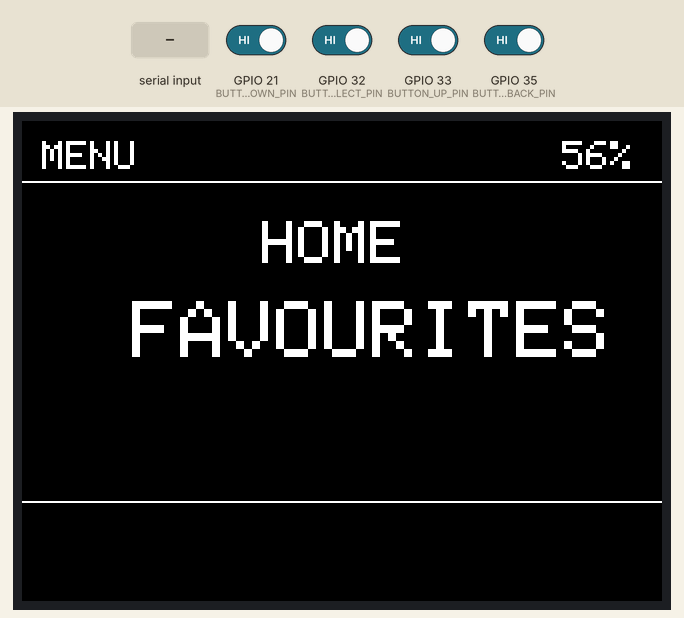
A sketch run on a simulated ESP32. On the bench: 320×240 colour display. Inputs (shaded band) come from the test bench; at power-on: GPIO 21 (BUTTON_DOWN_PIN), GPIO 32 (BUTTON_SELECT_PIN), GPIO 33 (BUTTON_UP_PIN), GPIO 35 (BUTTON_BACK_PIN) HIGH. What the sketch prints to the serial monitor is not drawn.

Above: at 4.0 s.
4.1 s: "STATION" received over the second serial link
At 6.2 s:
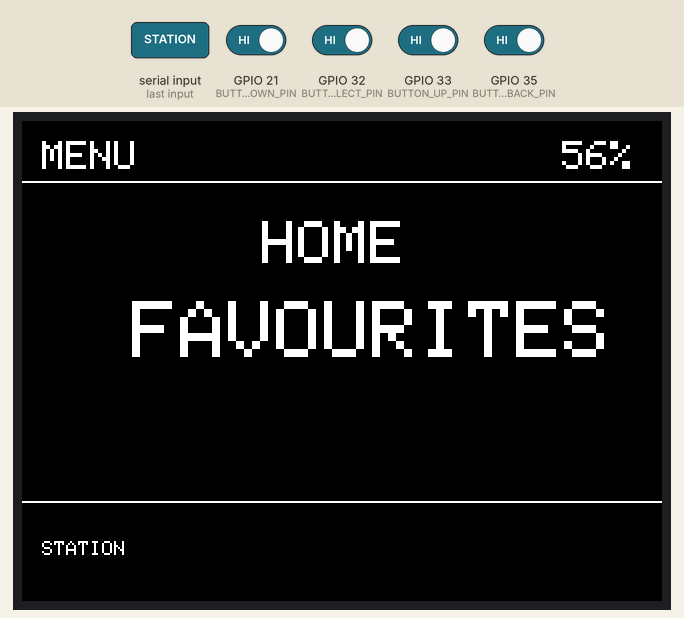
8.8 s: GPIO 21 (BUTTON_DOWN_PIN) driven LOW and GPIO 32 (BUTTON_SELECT_PIN) driven LOW and GPIO 33 (BUTTON_UP_PIN) driven LOW and GPIO 35 (BUTTON_BACK_PIN) driven LOW
16.9 s: GPIO 33 (BUTTON_UP_PIN) driven HIGH
At 18.7 s:
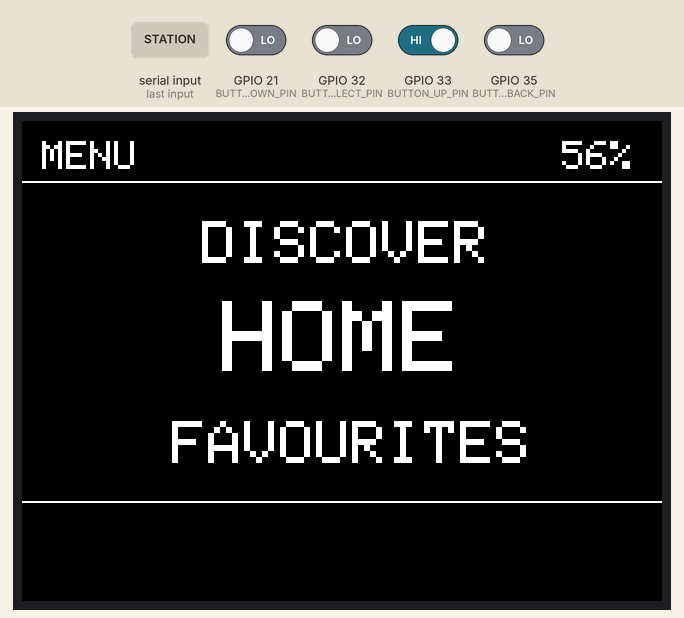
Timing chart, 0 to 20.2 s (numbered marks = the images above; inputs shaded):
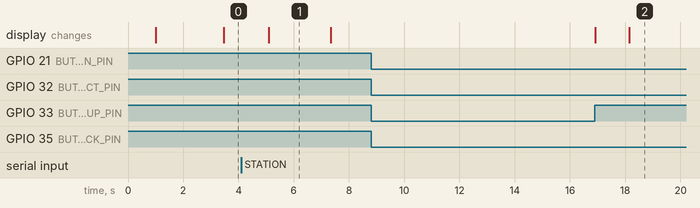

Measured:
- after the input at 4.1 s, the display: changes after 1.0 s (image 1)
- after the input at 8.8 s, every drawn part: stays the same
- what the display in image 1 shows lasts 2.2 s, from 5.1 s to 7.3 s

The sketch:

MainMenu.ino
```cpp
#include <SPI.h>
#include <TFT_eSPI.h>

const int BUTTON_UP_PIN = 33;
const int BUTTON_DOWN_PIN = 21;
const int BUTTON_SELECT_PIN = 32;
const int BUTTON_BACK_PIN = 35;

const int RX_PIN = 16;
const int TX_PIN = 17;

int buttonStateSelect = 0;
int buttonStateUp = 0;
int buttonStateDown = 0;
int buttonStateBack = 0;

int cursorSelector = 0;
int selectPage = 0;

int previous_buttonUp = LOW;
int previous_buttonDown = LOW;
int previous_buttonSelect = LOW;
int previous_buttonBack = LOW;

long time_ = 0;
long debounce = 200;

TFT_eSPI tft = TFT_eSPI();

void setup() {
  Serial.begin(115200);
  Serial2.begin(9600, SERIAL_8N1, RX_PIN, TX_PIN);
  Serial.println(Serial2.readString());

  pinMode(BUTTON_UP_PIN, INPUT_PULLUP);
  pinMode(BUTTON_BACK_PIN, INPUT_PULLUP);
  pinMode(BUTTON_DOWN_PIN, INPUT_PULLUP);
  pinMode(BUTTON_SELECT_PIN, INPUT_PULLUP);

  tft.init();
  tft.setRotation(1);
  tft.fillScreen(TFT_BLACK);
  tft.setTextColor(TFT_WHITE);
  tft.setTextSize(2);
}

void drawLine(int x1, int y1, int x2, int y2, uint32_t color) {
  tft.drawLine(x1, y1, x2, y2, color);
}

void displayMenuItem(int x, int y, int textSize, const char* label) {
  tft.setCursor(x, y);
  tft.setTextSize(textSize);
  tft.println(label);
}

void handleMainMenu() {
  tft.init();
  tft.fillScreen(TFT_BLACK);
  displayMenuItem(10, 10, 2, "MENU");
  drawLine(0, 30, 350, 30, TFT_WHITE);

  displayMenuItem(270, 10, 2, "56%");

    if (cursorSelector == 1) {
      tft.setTextColor(TFT_WHITE);
      tft.setTextSize(3);
      tft.setCursor(90, 50);
      tft.println("DISCOVER");

      tft.setTextColor(TFT_WHITE);
      tft.setTextSize(5);
      tft.setCursor(100, 90);
      tft.println("HOME");

      tft.setTextColor(TFT_WHITE);
      tft.setTextSize(3);
      tft.setCursor(75, 150);
      tft.println("FAVOURITES");

      if (buttonStateSelect == LOW && previous_buttonSelect == LOW && millis() - time_ > debounce) {
        selectPage = 1;
        time_ = millis();
        Serial2.write("Je gaat naar de DISCOVER page");
      }
    }

    if (cursorSelector == 0) {
      tft.setTextColor(TFT_WHITE);
      tft.setTextSize(3);
      tft.setCursor(120, 50);
      tft.println("HOME");

      tft.setTextColor(TFT_WHITE);
      tft.setTextSize(4);
      tft.setCursor(55, 90);
      tft.println("FAVOURITES");

      if (buttonStateSelect == LOW && previous_buttonSelect == LOW && millis() - time_ > debounce) {
        selectPage = 2;
        time_ = millis();
      }
    }

    if (cursorSelector == 2) {
      tft.setTextColor(TFT_WHITE);
      tft.setTextSize(5);
      tft.setCursor(60, 90);
      tft.println("DISCOVER");

      tft.setTextColor(TFT_WHITE);
      tft.setTextSize(3);
      tft.setCursor(120, 150);
      tft.println("HOME");

      if (buttonStateSelect == LOW && previous_buttonSelect == LOW && millis() - time_ > debounce) {
        selectPage = 3;
        time_ = millis();
      }
    }


  drawLine(0, 190, 350, 190, TFT_WHITE);

  String songInfo = getSongInfo();
  if (!songInfo.isEmpty()) {
    tft.setTextColor(TFT_WHITE);
    tft.setTextSize(1);
    tft.setCursor(10, 210);
    tft.println(songInfo);
  }
}

void handleStationPage(const char* title, const char* station1, const char* station2, const char* station3) {
  tft.setCursor(10, 10);
  tft.println(title);
  drawLine(0, 30, 350, 30, TFT_WHITE);

  displayMenuItem(270, 10, 2, "56%");

  displayMenuItem(90, 50, 3, station1);
  displayMenuItem(100, 90, 5, station2);
  displayMenuItem(75, 150, 3, station3);

  drawLine(0, 190, 350, 190, TFT_WHITE);

  if (buttonStateBack == LOW && previous_buttonBack == LOW && millis() - time_ > debounce) {
    selectPage = 0;
    time_ = millis();
  }
};

void handleHomePage() {
  tft.fillScreen(TFT_BLACK);
  handleStationPage("HOME", "3FM", "SLAM", "Sky Radio");
  String songInfo = getSongInfo();
  if (!songInfo.isEmpty()) {
    tft.setTextColor(TFT_WHITE);
    tft.setTextSize(1);
    tft.setCursor(10, 210);
    tft.println(songInfo);
  }
}

void handleFavouritesPage() {
  tft.fillScreen(TFT_BLACK);
  handleStationPage("FAVOURITES", "3FM", "SLAM", "Sky Radio");
  String songInfo = getSongInfo();
  if (!songInfo.isEmpty()) {
    tft.setTextColor(TFT_WHITE);
    tft.setTextSize(1);
    tft.setCursor(10, 210);
    tft.println(songInfo);
  }
}

void handleDiscoverPage() {
  tft.fillScreen(TFT_BLACK);
  handleStationPage("DISCOVER", "3FM", "SLAM", "Sky Radio");
  String songInfo = getSongInfo();
  if (!songInfo.isEmpty()) {
    tft.setTextColor(TFT_WHITE);
    tft.setTextSize(1);
    tft.setCursor(10, 210);
    tft.println(songInfo);
  }
}

String getSongInfo() {
  String songInfo = Serial2.readString();
  Serial.println(songInfo);
  // String songInfo = "STATION: SLAM!NONSTOP";
  if (songInfo.indexOf("STATION") != -1) {
    songInfo.replace(" ", "");
    songInfo.replace("STATION:", "");
    Serial.println(songInfo);
    return songInfo;
  }
  return "";
}

void loop() {
  buttonStateUp = digitalRead(BUTTON_UP_PIN);
  buttonStateDown = digitalRead(BUTTON_DOWN_PIN);
  buttonStateSelect = digitalRead(BUTTON_SELECT_PIN);
  buttonStateBack = digitalRead(BUTTON_BACK_PIN);

  Serial.println(Serial2.readString());
  // Serial.println(buttonStateBack);

  if (buttonStateUp == LOW && previous_buttonUp == LOW && millis() - time_ > debounce) {
    cursorSelector ++;
    Serial2.write("YOOOOO");
    Serial.write("YOOOOO");
    time_ = millis();
  }
  previous_buttonUp = buttonStateUp;

  if (buttonStateDown == LOW && previous_buttonDown == LOW && millis() - time_ > debounce) {
    cursorSelector --;
    time_ = millis();
  }
  previous_buttonDown = buttonStateDown;

  Serial.println(cursorSelector);

  String songInfo = getSongInfo();
  if (!songInfo.isEmpty()) {
    tft.setTextColor(TFT_WHITE);
    tft.setTextSize(1);
    tft.setCursor(10, 210);
    tft.println(songInfo);
  }

  if (selectPage == 1) {
    handleHomePage();
  }

  if (selectPage == 2) {
    handleFavouritesPage();
  }

  if (selectPage == 3) {
    handleDiscoverPage();
  }

  if (selectPage == 0) {
    handleMainMenu();
  }
}
```
